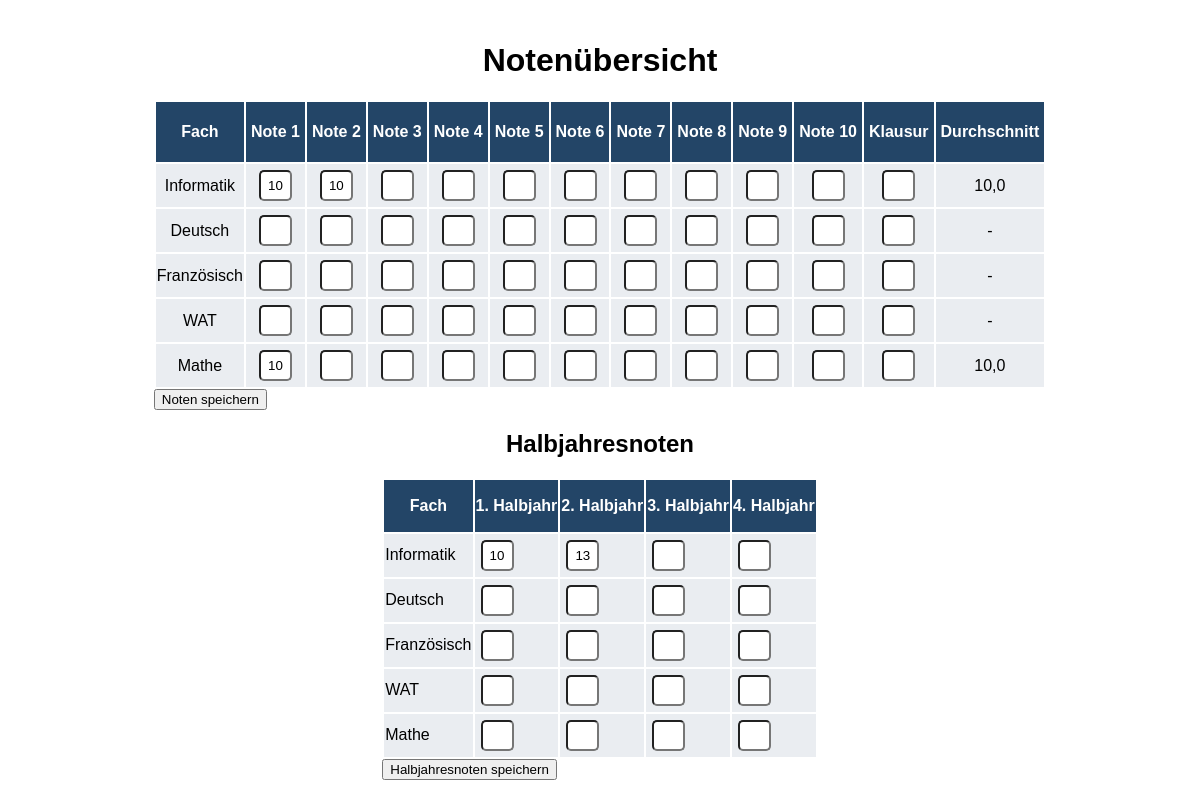
/noten/ (signed in), run on the app's committed database.
### stundenplan/models.py (models this page shows, shortened)
class Subject(models.Model):
    abkuerzung = models.CharField(max_length=10, unique=True)
    name = models.CharField(max_length=100, unique=True)
    grade = models.ManyToManyField(Grade, through='Subject_Grade')
    class Meta:
        verbose_name = 'Fach'
        verbose_name_plural = 'Fächer'
    pass

### notentabelle/models.py (models this page shows, shortened)
class Mark(models.Model):
    user = models.ForeignKey(User, on_delete=models.CASCADE)
    subject = models.ForeignKey(Subject, on_delete=models.CASCADE)
    note_1 = models.IntegerField(validators=[MinValueValidator(0), MaxValueValidator(15)], null=True, blank=True)
    note_2 = models.IntegerField(validators=[MinValueValidator(0), MaxValueValidator(15)], null=True, blank=True)
    note_3 = models.IntegerField(validators=[MinValueValidator(0), MaxValueValidator(15)], null=True, blank=True)
    note_4 = models.IntegerField(validators=[MinValueValidator(0), MaxValueValidator(15)], null=True, blank=True)
    note_5 = models.IntegerField(validators=[MinValueValidator(0), MaxValueValidator(15)], null=True, blank=True)
    note_6 = models.IntegerField(validators=[MinValueValidator(0), MaxValueValidator(15)], null=True, blank=True)
    note_7 = models.IntegerField(validators=[MinValueValidator(0), MaxValueValidator(15)], null=True, blank=True)
    note_8 = models.IntegerField(validators=[MinValueValidator(0), MaxValueValidator(15)], null=True, blank=True)
    note_9 = models.IntegerField(validators=[MinValueValidator(0), MaxValueValidator(15)], null=True, blank=True)
    note_10 = models.IntegerField(validators=[MinValueValidator(0), MaxValueValidator(15)], null=True, blank=True)
    klausur = models.IntegerField(validators=[MinValueValidator(0), MaxValueValidator(15)], null=True, blank=True)
    class Meta:
        constraints = [
            models.UniqueConstraint(fields=['user', 'subject'], name='unique_user_subject')
        ]
        verbose_name = 'Note'
        verbose_name_plural = 'Noten'
    def average(self):
        notes = [
            self.note_1, self.note_2, self.note_3, self.note_4, self.note_5,
            self.note_6, self.note_7, self.note_8, self.note_9, self.note_10
        ]
        valid_notes = [note for note in notes if note is not None]
        if valid_notes:
            if self.klausur is not None:
                return round(sum(valid_notes) / len(valid_notes) * 0.75 + self.klausur * 0.25, 2)
            else:
                return round(sum(valid_notes) / len(valid_notes), 2)
        return None

class Semester_Marks(models.Model):
    user = models.ForeignKey(User, on_delete=models.CASCADE)
    subject = models.ForeignKey(Subject, on_delete=models.CASCADE)
    semester_1 = models.IntegerField(validators=[MinValueValidator(0), MaxValueValidator(15)], null=True, blank=True)
    semester_2 = models.IntegerField(validators=[MinValueValidator(0), MaxValueValidator(15)], null=True, blank=True)
    semester_3 = models.IntegerField(validators=[MinValueValidator(0), MaxValueValidator(15)], null=True, blank=True)
    semester_4 = models.IntegerField(validators=[MinValueValidator(0), MaxValueValidator(15)], null=True, blank=True)
    class Meta:
        constraints = [
            models.UniqueConstraint(fields=['user', 'subject'], name='unique_user_subject_semester')
        ]
        verbose_name = 'Halbjahresnote'
        verbose_name_plural = 'Halbjahresnoten'

### notentabelle/views.py (the view)
# urls.py: path('', index_view, name='index_view'),
def index_view(request):
    user_class = request.user.profile.klasse
    subjects_in_class = Subject.objects.filter(grade=user_class.grade).distinct()
    marks = Mark.objects.filter(user=request.user, subject__in=subjects_in_class)
    semester_marks = Semester_Marks.objects.filter(user=request.user, subject__in=subjects_in_class)
    return render(request, 'tabelle.html', {'marks': marks, 'subjects_in_class': subjects_in_class, 'semester_marks': semester_marks})

### notentabelle/templatetags/noten_tags.py (called while the page is built)
@register.filter
def get_mark_for_subject(marks, subject):
    return marks.filter(subject=subject).first()

@register.filter
def get_semester_marks_for_subject(semester_marks, subject):
    return semester_marks.filter(subject=subject).first()

### templates/tabelle.html (shortened to what this page needs)
{% load noten_tags %}
<!DOCTYPE html>
<html lang="en">
<head>
    {% load static %}
    <link rel="stylesheet" type="text/css" href="{% static 'tabelle.css' %}">
</head>
<body>
    <h1>Notenübersicht</h1>
    <form method="post" action="{% url 'save_marks' %}">
        <table border="1">
            <thead>
                <tr class="text-fields">
                    <th>Fach</th>
                    <th>Note 1</th>
                    <th>Note 2</th>
                    <th>Note 3</th>
                    <th>Note 4</th>
                    <th>Note 5</th>
                    <th>Note 6</th>
                    <th>Note 7</th>
                    <th>Note 8</th>
                    <th>Note 9</th>
                    <th>Note 10</th>
                    <th>Klausur</th>
                    <th>Durchschnitt</th>
                </tr>
            </thead>
            <tbody>
                {% for subject in subjects_in_class %}
                <tr class="num-row">
                    <td>{{ subject.name }}</td>
                    {% with mark=marks|get_mark_for_subject:subject %}
                    <td><input type="number" name="note_1_{{ mark.id }}" value="{{ mark.note_1|default_if_none:'' }}" min="0" max="15"></td>
                    <td><input type="number" name="note_2_{{ mark.id }}" value="{{ mark.note_2|default_if_none:'' }}" min="0" max="15"></td>
                    <td><input type="number" name="note_3_{{ mark.id }}" value="{{ mark.note_3|default_if_none:'' }}" min="0" max="15"></td>
                    <td><input type="number" name="note_4_{{ mark.id }}" value="{{ mark.note_4|default_if_none:'' }}" min="0" max="15"></td>
                    <td><input type="number" name="note_5_{{ mark.id }}" value="{{ mark.note_5|default_if_none:'' }}" min="0" max="15"></td>
                    <td><input type="number" name="note_6_{{ mark.id }}" value="{{ mark.note_6|default_if_none:'' }}" min="0" max="15"></td>
                    <td><input type="number" name="note_7_{{ mark.id }}" value="{{ mark.note_7|default_if_none:'' }}" min="0" max="15"></td>
                    <td><input type="number" name="note_8_{{ mark.id }}" value="{{ mark.note_8|default_if_none:'' }}" min="0" max="15"></td>
                    <td><input type="number" name="note_9_{{ mark.id }}" value="{{ mark.note_9|default_if_none:'' }}" min="0" max="15"></td>
                    <td><input type="number" name="note_10_{{ mark.id }}" value="{{ mark.note_10|default_if_none:'' }}" min="0" max="15"></td>
                    <td><input type="number" name="klausur_{{ mark.id }}" value="{{ mark.klausur|default_if_none:'' }}" min="0" max="15"></td>
                    <td>{{ mark.average|default_if_none:"-" }}</td>
                    {% endwith %}
                </tr>
                {% endfor %}
            </tbody>
        </table>
        <button type="submit">Noten speichern</button>
    </form>
    <h2>Halbjahresnoten</h2>
    <form method="post" action="{% url 'save_marks' %}">
        <table border="1">
            <thead>
                <tr>
                    <th>Fach</th>
                    <th>1. Halbjahr</th>
                    <th>2. Halbjahr</th>
                    <th>3. Halbjahr</th>
                    <th>4. Halbjahr</th>
                </tr>
            </thead>
            <tbody>
                {% for subject in subjects_in_class %}
                <tr>
                    <td>{{ subject.name }}</td>
                    {% with semester_marks=semester_marks|get_semester_marks_for_subject:subject %}
                    <td><input type="number" name="semester_1_{{ semester_marks.id }}" value="{{ semester_marks.semester_1|default_if_none:'' }}" min="0" max="15"></td>
                    <td><input type="number" name="semester_2_{{ semester_marks.id }}" value="{{ semester_marks.semester_2|default_if_none:'' }}" min="0" max="15"></td>
                    <td><input type="number" name="semester_3_{{ semester_marks.id }}" value="{{ semester_marks.semester_3|default_if_none:'' }}" min="0" max="15"></td>
                    <td><input type="number" name="semester_4_{{ semester_marks.id }}" value="{{ semester_marks.semester_4|default_if_none:'' }}" min="0" max="15"></td>
                    {% endwith %}
                </tr>
                {% endfor %}
            </tbody>
        </table>
        <button type="submit">Halbjahresnoten speichern</button>
    </form>
</body>
</html>

### static/tabelle.css (style rules this page uses)
:root { --background-color: #ffffff; --second-background-color: #E5E1DA; --darkrow: #23456718; --dark-accent: #526D82; --ligth-accent: #b1dae7; --dark-font: #27374D; --ligth-font: white; }
body { display: flex; justify-content: center; align-items: center; flex-direction: column; font-family: Arial, Helvetica, sans-serif; background-color: var(--background-color); height: 100vh; margin: 0; padding: 0; }
table { border: none; }
tr { border:none; background-color: var(--darkrow); }
tbody { border: none; }
th { background-color: #234567; color: var(--ligth-font); border: none; height: 50px; }
.num-row { justify-content: center; text-align: center; }

### data on the page
Subject: name "Informatik"
Mark: note_1 "10", note_2 "10", average "10,0"
Subject: name "Deutsch"
Mark: average "-"
Subject: name "Französisch"
Mark: average "-"
Subject: name "WAT"
Mark: average "-"
Subject: name "Mathe"
Mark: note_1 "10", average "10,0"
Semester_Marks: semester_1 "10", semester_2 "13"
